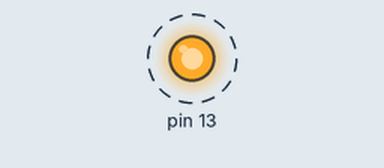
This sketch was run on a simulated Arduino Uno, built with avr-gcc and run on an emulated ATmega328P. On the bench: output pins drawn as LEDs (lit = HIGH). Dashed ring = blinking. What the sketch prints to the serial monitor is not drawn.

Above: at 0.5 s.
Timing chart, 0 to 4.6 s (numbered marks = the images above):
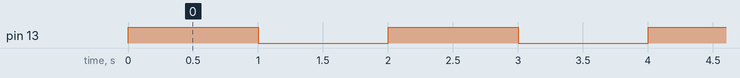

The sketch:

Basic_startup.ino
```cpp
#if defined(ARDUINO_SAMD_ZERO)
  #define Serial SERIAL_PORT_USBVIRTUAL
#endif


void blink(uint32_t ms) {
  digitalWrite(13, HIGH);
  delay(ms);
  digitalWrite(13, LOW);
  delay(ms);
}

void setup() {
  // Setup Serial port
  while (!Serial) blink(250);
  Serial.begin(9600);
  Serial.println("test");


  pinMode(13, OUTPUT);

}

void loop() {
  // put your main code here, to run repeatedly:

  blink(1000);
  Serial.println("loop");

}
```

Measured:
- by itself, pin 13: alternates HIGH for 1.0 s and LOW for 1.0 s
